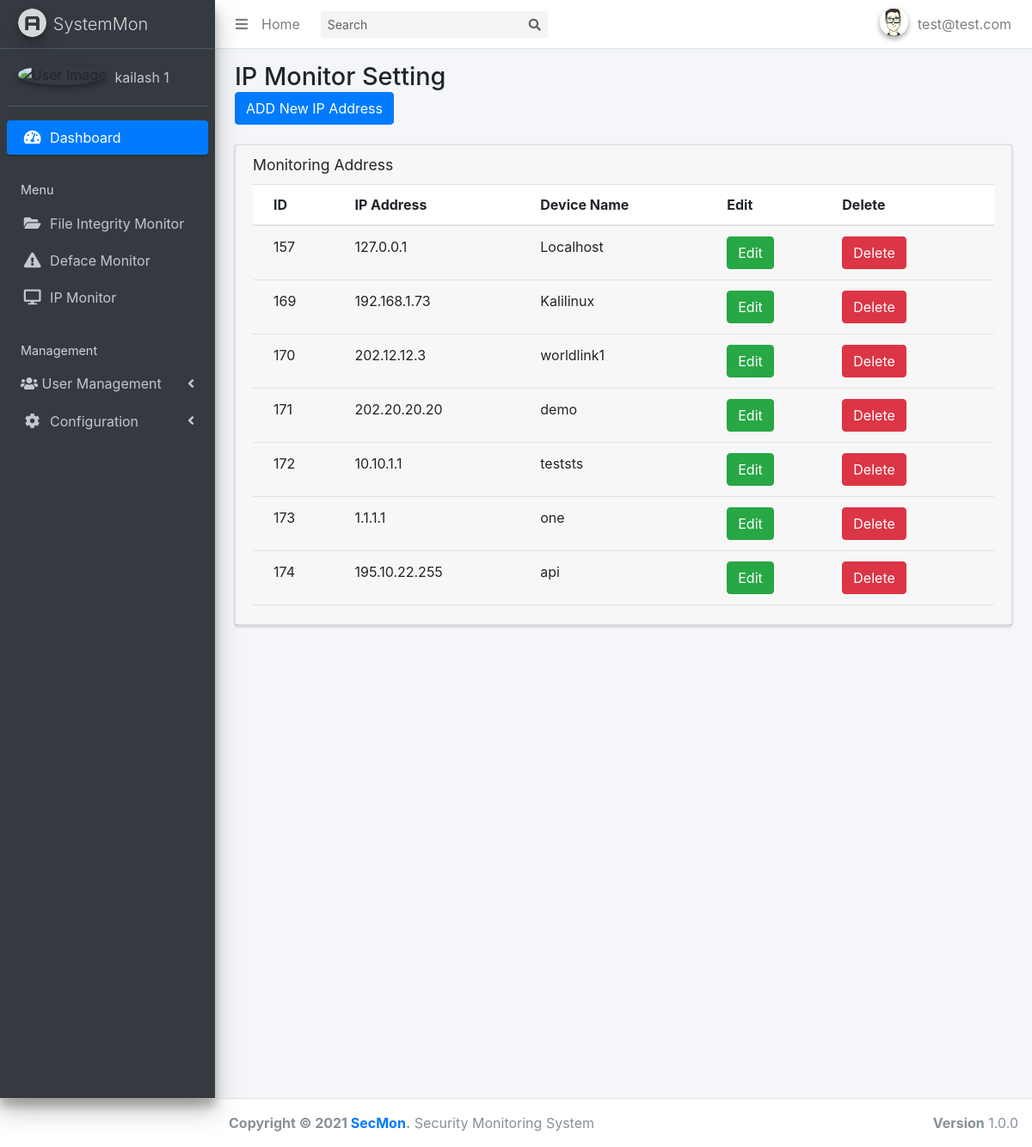
The app's page /ipmon_sett.php (signed in) with its own data.
### tables this page shows
CREATE TABLE `filescan_config` (
  `id` int(255) NOT NULL,
  `account` varchar(200) NOT NULL,
  `scan_path` varchar(200) NOT NULL,
  `email` varchar(200) NOT NULL,
  `file_extensions` varchar(200) NOT NULL
);

CREATE TABLE `IPstatus_config` (
  `id` int(255) NOT NULL,
  `ip_addr` varchar(255) NOT NULL,
  `device_name` varchar(255) NOT NULL
);

### ipmon_sett.php (the view, shortened to what this page needs)
<!DOCTYPE html>
<html>
<head>
    <link rel="stylesheet" href="plugins/fontawesome-free/css/all.min.css">
    <link rel="stylesheet" href="https://code.ionicframework.com/ionicons/2.0.1/css/ionicons.min.css">
    <link rel="stylesheet" href="dist/css/adminlte.min.css">
    <link rel="stylesheet" href="https://stackpath.bootstrapcdn.com/bootstrap/4.3.1/css/bootstrap.min.css">
</head>
<body class="hold-transition sidebar-mini">
    <div class="wrapper">
        <?php include 'themepart/nav-bar.php'; ?>
        <?php include 'themepart/sidebar.php'; ?>
        <div class="content-wrapper">
            <section class="content-header">
                <div class="container-fluid">
                    <div class="row mb-2">
                        <div class="col-sm-6">
                            <h1>IP Monitor Setting</h1>
                            <button type="button" class="btn btn-primary" data-toggle="modal" data-target="#addIPModal">ADD New IP Address</button>
                        </div>
                    </div>
                </div>
            </section>
            <section class="content">
                <div class="container-fluid">
                    <div class="row">
                        <div class="col-12">
                            <div class="card">
                                <div class="card-header">
                                    <h3 class="card-title">Monitoring Address</h3>
                                    <div class="card-body table-responsive p-0" style="height: 500px;">
                                        <?php $connection=mysqli_connect( "localhost", "root", "", "hash_analyzer"); $query="SELECT * FROM IPstatus_config" ; $query_run=mysqli_query($connection, $query); ?>
                                        <table class="table table-head-fixed text-nowrap">
                                            <thead>
                                                <tr>
                                                    <th>ID</th>
                                                    <th>IP Address</th>
                                                    <th>Device Name</th>
                                                    <th>Edit</th>
                                                    <th>Delete</th>
                                                </tr>
                                            </thead>
                                            <tbody>
                                                <?php if (mysqli_num_rows($query_run)> 0) { while ($row = mysqli_fetch_assoc($query_run)) { ?>
                                                <tr>
                                                    <td>
                                                        <?php echo $row['id']; ?> </td>
                                                    <td>
                                                        <?php echo $row['ip_addr']; ?> </td>
                                                    <td>
                                                        <?php echo $row['device_name']; ?> </td>
                                                    <td>
                                                        <button type="button" class="btn btn-success editbtn" data-toggle="modal" data-target="#editIPModal">Edit</button>
                                                    </td>
                                                    <td>
                                                        <button type="button" class="btn btn-danger deletebtn" data-toggle="modal" data-target="#deleteIPModal">Delete</button>
                                                    </td>
                                                </tr>
                                                <?php } } else { echo "No record found!"; } ?>
                                            </tbody>
                                        </table>
                                    </div>
                                </div>
                            </div>
                        </div>
                    </div>
                </div>
            </section>
        </div>
        </div>
<?php include 'themepart/footer.php'; ?>
</body>
</html>

### themepart/sidebar.php (shortened to what this page needs)
<html>
<head>
</head>
<aside class="main-sidebar sidebar-dark-primary elevation-4">
    <a href="dashboard.php" class="brand-link">
      <img src="dist/img/AdminLTELogo.png" alt="AdminLTE Logo" class="brand-image img-circle elevation-3"
           style="opacity: .8">
      <span class="brand-text font-weight-light">SystemMon</span>
    </a>
    <div class="sidebar">
      <div class="user-panel mt-3 pb-3 mb-3 d-flex">
        <div class="image">
          <img src="dist/img/user2-160x160.jpg" class="img-circle elevation-2" alt="User Image">
        </div>
        <?php
        $connection = mysqli_connect("localhost","root","","hash_analyzer");
        $query= "SELECT * FROM filescan_config";
        $query_run= mysqli_query($connection,$query);
        $row = mysqli_fetch_assoc($query_run);
        ?>
        <div class="info">
          <a href="#" class="d-block"><?php echo $row['account']; ?></a>
        </div>
      </div>
      <nav class="mt-2">
        <ul class="nav nav-pills nav-sidebar flex-column" data-widget="treeview" role="menu" data-accordion="false">
          <li class="nav-item has-treeview menu-open">
            <a href="dashboard.php" class="nav-link active">
              <i class="nav-icon fas fa-tachometer-alt"></i>
              <p>
                Dashboard
              </p>
            </a>
          </li>
          <li class="nav-header">Menu</li>
          <li class="nav-item has-treeview">
            <a href="fim.php" class="nav-link">
              <i class="nav-icon fa fa-folder-open"></i>
              <p>
                File Integrity Monitor
              </p>
            </a>
          <li class="nav-item has-treeview">
            <a href="webmon.php" class="nav-link">
              <i class="nav-icon fa fa-exclamation-triangle"></i>
              <p>
                Deface Monitor
              </p>
            </a>
             <li class="nav-item has-treeview">
            <a href="ipmon.php" class="nav-link">
              <i class="nav-icon fa fa-desktop"></i>
              <p>
                IP Monitor
              </p>
            </a>
          <li class="nav-header">Management</li>
          <li class="nav-item has-treeview">
            <a href="#" class="nav-link">
              <i class="fas fa-users"></i>
              <p>
                User Management
                <i class="fas fa-angle-left right"></i>
              </p>
            </a>
          </li>
          <li class="nav-item has-treeview">
            <a href="#" class="nav-link">
              <i class="nav-icon fa fa-cog"></i>
              <p>
                Configuration
                <i class="fas fa-angle-left right"></i>
              </p>
            </a>
          </li>
        </ul>
      </nav>
    </div>
  </aside>

### records on screen
filescan_config: account "kailash 1"
ipstatus_config: id "157", ip_addr "127.0.0.1", device_name "Localhost"
ipstatus_config: id "169", ip_addr "192.168.1.73", device_name "Kalilinux"
ipstatus_config: id "170", ip_addr "202.12.12.3", device_name "worldlink1"
ipstatus_config: id "171", ip_addr "202.20.20.20", device_name "demo"
ipstatus_config: id "172", ip_addr "10.10.1.1", device_name "teststs"
ipstatus_config: id "173", ip_addr "1.1.1.1", device_name "one"
ipstatus_config: id "174", ip_addr "195.10.22.255", device_name "api"

### other values on screen
$_SESSION['username'] "test@test.com"
